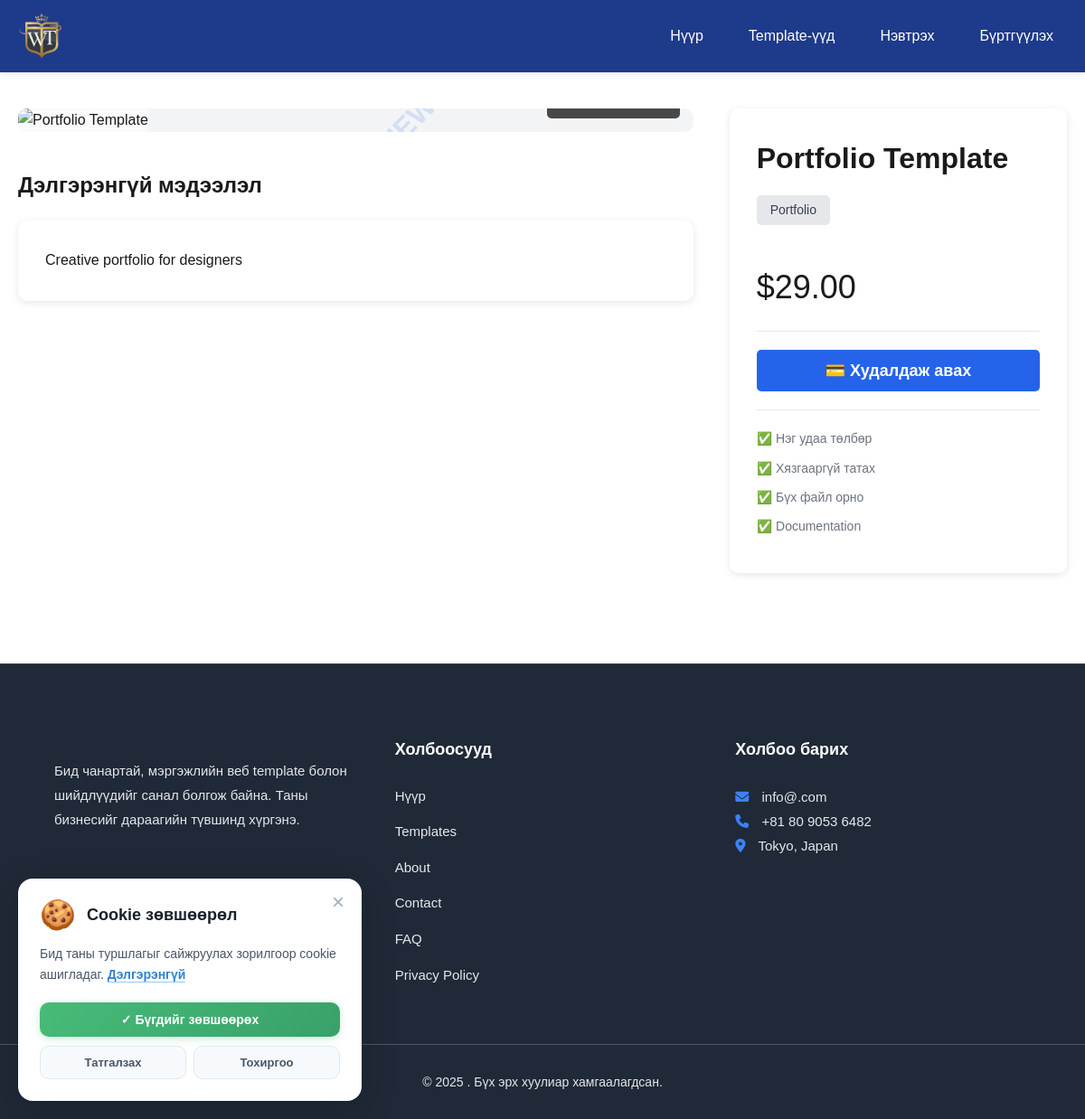
/template-detail.php?id=2, run on an earlier commit of the app's database.
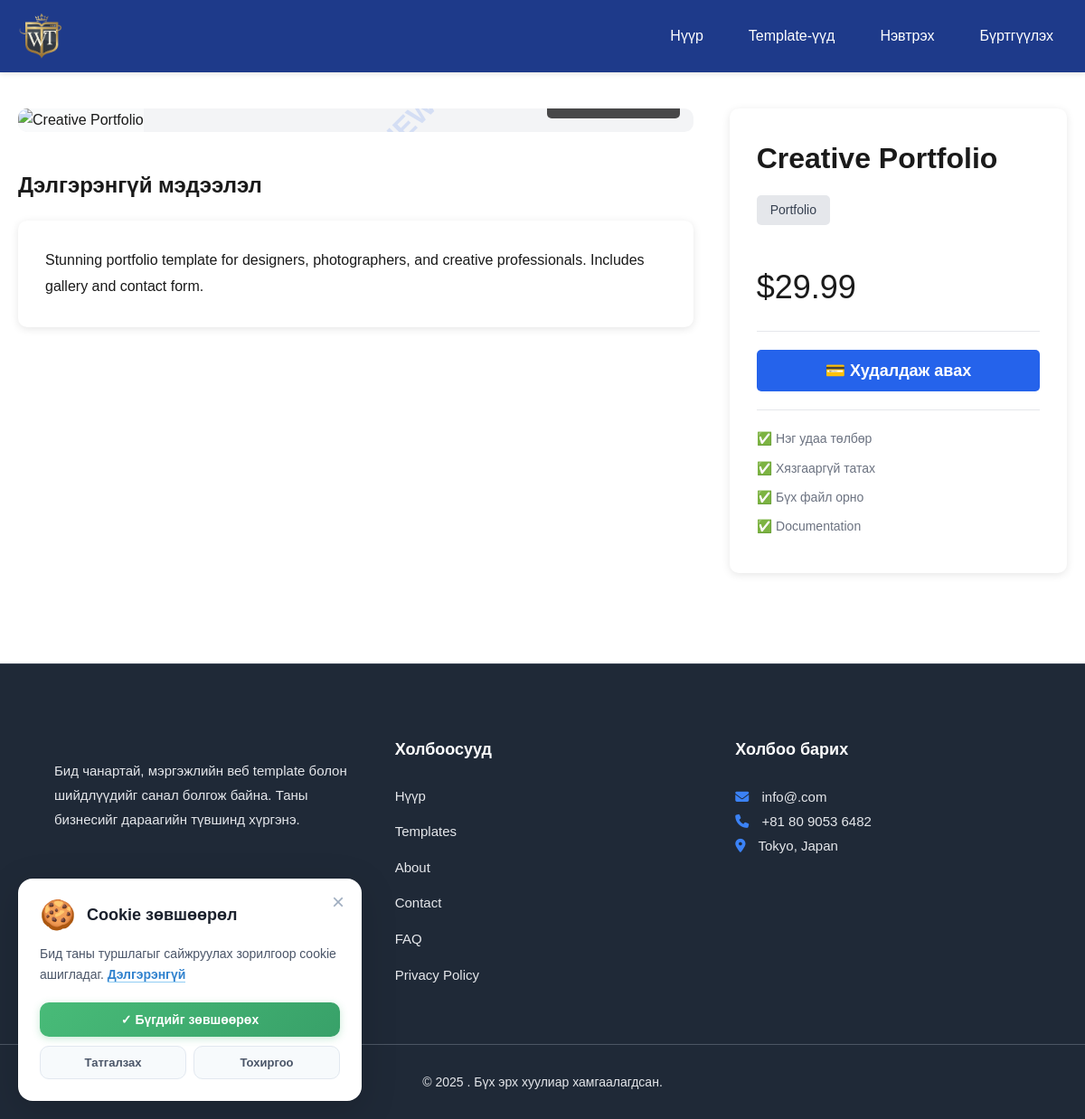
And on a later commit of the database.
### tables this page shows
CREATE TABLE IF NOT EXISTS templates (
    id INT PRIMARY KEY AUTO_INCREMENT,
    name VARCHAR(255) NOT NULL,
    description TEXT,
    price DECIMAL(10,2) NOT NULL,
    thumbnail VARCHAR(255) COMMENT 'Main preview image',
    demo_url VARCHAR(255) COMMENT 'Live demo URL',
    file_path VARCHAR(255) COMMENT 'Downloadable ZIP file path',
    category VARCHAR(100),
    status ENUM('active', 'inactive') DEFAULT 'active',
    created_at TIMESTAMP DEFAULT CURRENT_TIMESTAMP,
    updated_at TIMESTAMP DEFAULT CURRENT_TIMESTAMP ON UPDATE CURRENT_TIMESTAMP,

    INDEX idx_status (status),
    INDEX idx_category (category),
    INDEX idx_created_at (created_at)
);

### includes/functions.php (called while the page is built, shortened)
<?php
function isLoggedIn() {
    return isset($_SESSION['user_id']);
}
function formatPrice($price) {
    return "$" . number_format($price, 2);
}
?>

### template-detail.php (the view, shortened to what this page needs)
<?php
require_once 'includes/config.php';
require_once 'includes/functions.php';
$template_id = (int)$_GET['id'];
$sql = "SELECT * FROM templates WHERE id = ? AND status = 'active'";
$stmt = $conn->prepare($sql);
$stmt->bind_param("i", $template_id);
$stmt->execute();
$result = $stmt->get_result();
$template = $result->fetch_assoc();
$is_purchased = false;
include 'includes/header.php';
include 'includes/navbar.php';
?>
<div class="container" style="margin-top: 40px; margin-bottom: 60px;">
    <div style="display: grid; grid-template-columns: 2fr 1fr; gap: 40px;">
        <div>
            <div style="background: #f3f4f6; border-radius: 10px; overflow: hidden; margin-bottom: 20px; position: relative; cursor: pointer;" onclick="openLightbox(0)">
                <img id="mainImage"
                     src="<?php echo $template['thumbnail'] ? SITE_URL . '/uploads/templates/' . $template['thumbnail'] : SITE_URL . '/images/placeholder.jpg'; ?>"
                     alt="<?php echo htmlspecialchars($template['name']); ?>"
                     style="width: 100%; height: 600px; object-fit: contain; background: #f9fafb;">
                <?php if(!$is_purchased): ?>
                <div style="position: absolute; top: 0; left: 0; right: 0; bottom: 0; pointer-events: none; display: flex; align-items: center; justify-content: center;">
                    <div style="font-size: 48px; font-weight: bold; color: rgba(37, 99, 235, 0.15); transform: rotate(-45deg); text-align: center; user-select: none; white-space: nowrap;">
                        <?php echo SITE_NAME; ?><br>
                        <span style="font-size: 32px;">PREVIEW</span>
                    </div>
                </div>
                <?php endif; ?>
                <div style="position: absolute; bottom: 15px; right: 15px; background: rgba(0,0,0,0.7); color: white; padding: 8px 15px; border-radius: 5px; font-size: 14px;">
                </div>
            </div>
            <div style="margin-top: 40px;">
                <h2 style="margin-bottom: 20px;">Дэлгэрэнгүй мэдээлэл</h2>
                <div style="background: white; padding: 30px; border-radius: 10px; box-shadow: 0 2px 10px rgba(0,0,0,0.1); line-height: 1.8;">
                    <?php echo nl2br(htmlspecialchars($template['description'])); ?>
                </div>
            </div>
        </div>
        <div>
            <div style="background: white; padding: 30px; border-radius: 10px; box-shadow: 0 2px 10px rgba(0,0,0,0.1); position: sticky; top: 20px;">
                <h1 style="margin-bottom: 15px;"><?php echo htmlspecialchars($template['name']); ?></h1>
                <?php if($template['category']): ?>
                    <span style="display: inline-block; background: #e5e7eb; color: #374151; padding: 5px 15px; border-radius: 5px; font-size: 14px; margin-bottom: 20px;">
                        <?php echo $template['category']; ?>
                    </span>
                <?php endif; ?>
                <div class="price" style="font-size: 36px; margin: 20px 0;">
                    <?php echo formatPrice($template['price']); ?>
                </div>
                <hr style="margin: 20px 0; border: none; border-top: 1px solid #e5e7eb;">
                <?php if($is_purchased): ?>
                    <a href="user/my-templates.php" class="btn btn-success"
                       style="width: 100%; font-size: 18px; text-align: center;">
                        📥 Миний template руу очих
                    </a>
                <?php else: ?>
                    <button onclick="showLoginModal()" class="btn btn-primary"
                            style="width: 100%; font-size: 18px;">
                        💳 Худалдаж авах
                    </button>
                <?php endif; ?>
                <hr style="margin: 20px 0; border: none; border-top: 1px solid #e5e7eb;">
                <div style="color: #6b7280; font-size: 14px;">
                    <p style="margin-bottom: 10px;">✅ Нэг удаа төлбөр</p>
                    <p style="margin-bottom: 10px;">✅ Хязгааргүй татах</p>
                    <p style="margin-bottom: 10px;">✅ Бүх файл орно</p>
                    <p style="margin-bottom: 10px;">✅ Documentation</p>
                </div>
            </div>
        </div>
    </div>
</div>
<?php include 'includes/footer.php'; ?>

What changed in the data, as far as the page shows it:
changed templates "Portfolio": description "Creative portfolio for designers" → "Stunning portfolio template for designers, photographers, and creative professionals. Includes gallery and contact form."; name "Portfolio Template" → "Creative Portfolio"; price "$29.00" → "$29.99"
